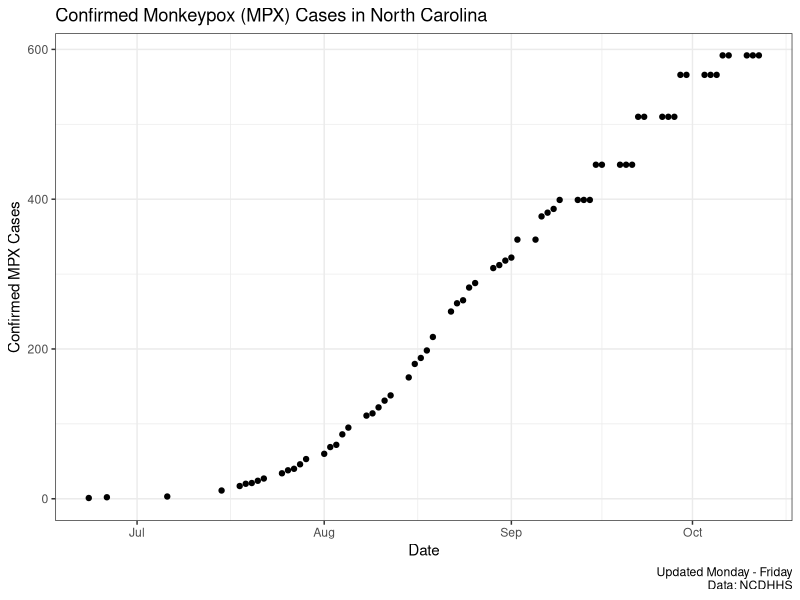

Here is the R script that generated this plot:
## ---- chunk 1
#| echo: false
library(data.table)
library(ggplot2)

dat <- fread(here::here("data", "mpx.csv"))

dat$clean_date <- with(dat, as.Date(stringr::str_extract(ping_time, "\\d{4}-\\d{2}-\\d{2}")))

ggplot(dat, aes(x = clean_date, cases))+
  geom_point()+
  theme_bw()+
  scale_y_continuous(limits = c(0,NA), name = "Confirmed MPX Cases")+
  scale_x_date(name = "Date")+
  labs(
    title = "Confirmed Monkeypox (MPX) Cases in North Carolina",
    caption = "Updated Monday - Friday\nData: NCDHHS"
  )

